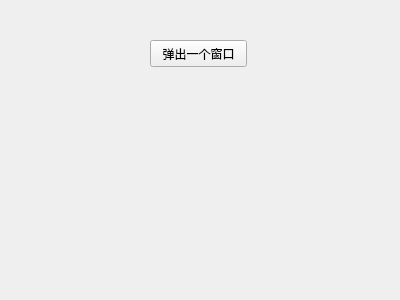
<?xml version="1.0" encoding="UTF-8"?>
<ui version="4.0">
 <class>Widget</class>
 <widget class="QWidget" name="Widget">
  <property name="geometry">
   <rect>
    <x>0</x>
    <y>0</y>
    <width>400</width>
    <height>300</height>
   </rect>
  </property>
  <property name="windowTitle">
   <string>Widget</string>
  </property>
  <widget class="QPushButton" name="pushButton">
   <property name="geometry">
    <rect>
     <x>150</x>
     <y>40</y>
     <width>97</width>
     <height>27</height>
    </rect>
   </property>
   <property name="text">
    <string>弹出一个窗口</string>
   </property>
  </widget>
 </widget>
 <layoutdefault spacing="6" margin="11"/>
 <resources/>
 <connections>
  <connection>
   <sender>pushButton</sender>
   <signal>clicked()</signal>
   <receiver>Widget</receiver>
   <slot>close()</slot>
   <hints>
    <hint type="sourcelabel">
     <x>198</x>
     <y>53</y>
    </hint>
    <hint type="destinationlabel">
     <x>199</x>
     <y>149</y>
    </hint>
   </hints>
  </connection>
 </connections>
</ui>
